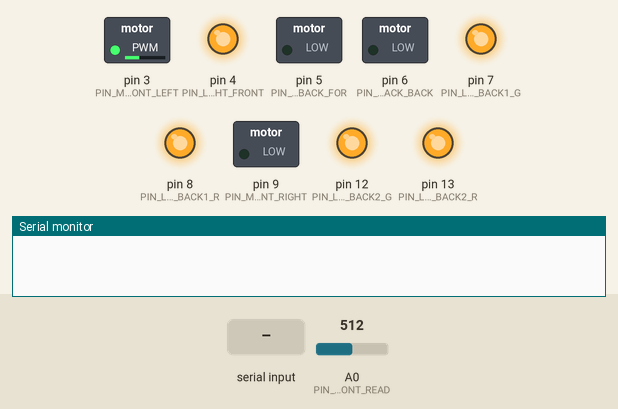
Simulated run of this sketch. Board: Arduino Uno, built with avr-gcc and run on an emulated ATmega328P. Shown: switched loads named in the sketch (green lamp = pin HIGH), output pins drawn as LEDs (lit = HIGH), the last lines printed to the serial monitor. Inputs (shaded band) come from the test bench; at power-on: A0 (PIN_MOTOR_FRONT_READ) = 512.

Above: at 1.2 s.
1.3 s: "90,45\n" received over the second serial link
At 1.8 s:
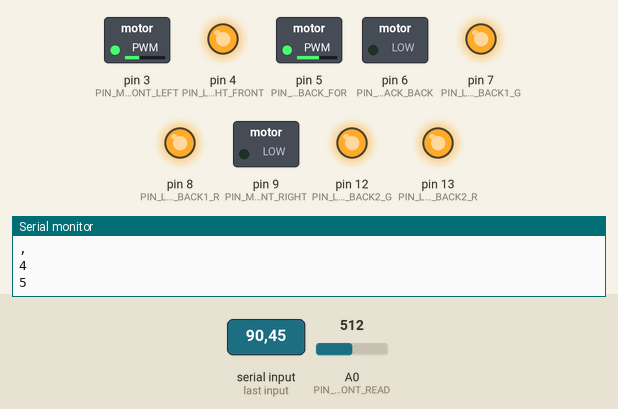
At 3.2 s:
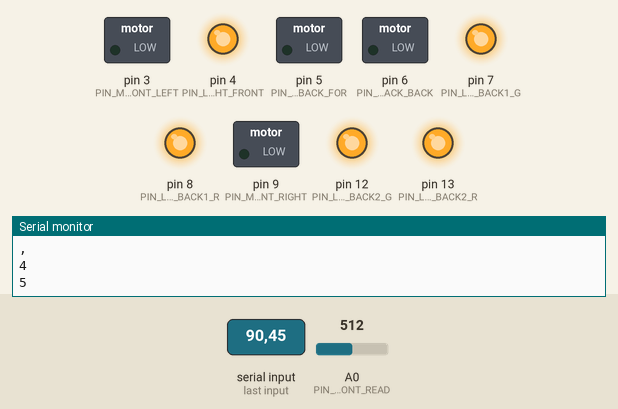
Timing chart, 0 to 4.7 s (numbered marks = the images above; inputs shaded):
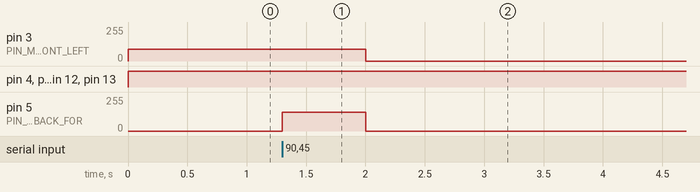

Measured:
- after the input at 1.3 s, pin 5 (PIN_MOTOR_BACK_FOR): 0/255 → 140/255 at once, → 0/255 0.70 s later

The sketch:

fjernstyret-bil.ino
```cpp
//--------------------------------------------------\\
// Projekt: Generalprøveprojektet - Fjernstyret bil \\
//      Periode: Uge 3 (17 Jan) - Uge 6 (7 Feb)     \\
//              Andreas og Marcus - 3C              \\
//--------------------------------------------------\\

// Includes
#include <SoftwareSerial.h>;

// Settings
#define FLASH_DELAY 350

#define SPEED_FOR 150
#define SPEED_BACK 200
#define SPEED_TURN 90

#define ALIVE_LENGTH 2000

#define TURN_MAX_LEFT 190
#define TURN_MAX_RIGHT 270

#define TURN_MIDDLE 230
#define TURN_MIDDLE_ACCEPT 20

// Commands
#define CMD_WAIT 'Z'
#define CMD_ALIVE 'X'

#define CMD_BACKWARDS 'S'
#define CMD_BACKWARDS_RESET 'G'

#define CMD_LEFT_BLINK 'Q'
#define CMD_LEFT_BLINK_RESET 'R'

#define CMD_LEFT_TURN 'A'
#define CMD_LEFT_TURN_RESET 'F'

#define CMD_RIGHT_BLINK 'E'
#define CMD_RIGHT_BLINK_RESET 'Y'

#define CMD_RIGHT_TURN 'D'
#define CMD_RIGHT_TURN_RESET 'H'

#define CMD_HAZARD 'C'

// Pins
#define PIN_BLUE_TX 10
#define PIN_BLUE_RX 11

#define PIN_MOTOR_BACK_FOR 5
#define PIN_MOTOR_BACK_BACK 6

#define PIN_MOTOR_FRONT_LEFT 3
#define PIN_MOTOR_FRONT_RIGHT 9

#define PIN_MOTOR_FRONT_READ A0

#define PIN_LIGHT_FRONT 4
#define PIN_LIGHT_BACK1_R 8
#define PIN_LIGHT_BACK1_G 7
#define PIN_LIGHT_BACK2_R 13
#define PIN_LIGHT_BACK2_G 12

int pinsInput[] = {
	PIN_MOTOR_FRONT_READ
};

int pinsOutput[] = {
	PIN_MOTOR_BACK_FOR, PIN_MOTOR_BACK_BACK,
	PIN_MOTOR_FRONT_LEFT, PIN_MOTOR_FRONT_RIGHT,

	PIN_LIGHT_FRONT,
	PIN_LIGHT_BACK1_R, PIN_LIGHT_BACK1_G,
	PIN_LIGHT_BACK2_R, PIN_LIGHT_BACK2_G
};

// Bluetooth
SoftwareSerial bluetoothSerial(PIN_BLUE_TX, PIN_BLUE_RX);

/*
 * Function: setupPins
 * ----------------------------
 * Initialize the correct INPUT/OUTPUT values for the used ports.
 *
 * @returns: void
 */
void setupPins() {

	// Loop through INPUT pins
	int inputCounts = sizeof(pinsInput) / sizeof(*pinsInput);
	for(int v = 0; v < inputCounts; v++) {
		pinMode(pinsInput[v], INPUT);
	}

	// Loop through OUTPUT pins
	int outputCounts = sizeof(pinsOutput) / sizeof(*pinsOutput);
	for(int v = 0; v < outputCounts; v++) {
		pinMode(pinsOutput[v], OUTPUT);
	}

}

/*
 * Function: setup
 * ----------------------------
 * Setup function for Arduino (Run once)
 *
 * @returns: void
 */
void setup() {

	// Begin serial monitor
	Serial.begin(9600);

	// Begin bluetooth
	bluetoothSerial.begin(9600);

	// Initialize Ports
	setupPins();

}

/*
 * Function: flashLight
 * ----------------------------
 * Flash the debug LED on the port defined
 *
 * @param previousFlash: Previous flash millis
 * @param port: Port that the flash should be on
 * @param delay: Amount of time to wait
 *
 * @returns: unsigned long millis
 */
unsigned long flashLight(unsigned long previousFlash, int port, int delay = FLASH_DELAY) {

	// Check last flash millis
	if(millis() <= previousFlash+delay) {
		return previousFlash;
	}

	// Toggle light
	digitalWrite(port, !digitalRead(port));

	// Return millis
	return millis();

}

/*
 * Function: handleBlinker
 * ----------------------------
 * Handle the blinker lights
 *
 * @param isBlinking: Bool for blink on current side
 * @param isBraking: Bool for braking
 * @param timestamp: Timestamp for current flash blink
 * @param pinRed: Pin number for the red led
 * @param pinGreen: Pin number for the green led
 *
 * @returns: unsigned long timestamp
 */
int blinkingLeft = 0;
int blinkingRight = 0;

int brakingOn = 0;
int hazardOn = 0;

unsigned long frontFlash = millis();
unsigned long leftFlash = millis();
unsigned long rightFlash = millis();

unsigned long handleBlinker(int isBlinking, int isBraking, int isHazard, unsigned long timestamp, int pinRed, int pinGreen) {

	// Current action
	if(isBlinking || isHazard) {
		digitalWrite(pinRed, LOW);
		return flashLight(timestamp, pinGreen);
	}else if(isBraking){
		digitalWrite(pinRed, HIGH);
		digitalWrite(pinGreen, LOW);
	}else{
		digitalWrite(pinRed, HIGH);
		digitalWrite(pinGreen, HIGH);
	}

	// Return
	return timestamp;

}

/*
 * Function: handleLights
 * ----------------------------
 * Handle lights for the vehicle
 *
 * @param command: Bluetooth signal
 *
 * @returns: void
 */
void handleLights(char command) {

	// Front lights
	if(hazardOn) {
		frontFlash = flashLight(frontFlash, PIN_LIGHT_FRONT);
	}else{
		digitalWrite(PIN_LIGHT_FRONT, HIGH);
	}

	// Handle bluetooth commands
	switch (command) {

		// Toogle left blinker
		case CMD_LEFT_BLINK:
			blinkingLeft = 1;
			break;
		case CMD_LEFT_BLINK_RESET:
			blinkingLeft = 0;
			break;

		// Toogle right blinker
		case CMD_RIGHT_BLINK:
			blinkingRight = 1;
			break;
		case CMD_RIGHT_BLINK_RESET:
			blinkingRight = 0;
			break;

		// Toggle hazard lights
		case CMD_HAZARD:
			hazardOn = !hazardOn;
			break;

	}

	// Back left light
	leftFlash = handleBlinker(blinkingLeft, brakingOn, hazardOn, leftFlash, PIN_LIGHT_BACK1_R, PIN_LIGHT_BACK1_G);

	// Back right light
	rightFlash = handleBlinker(blinkingRight, brakingOn, hazardOn, rightFlash, PIN_LIGHT_BACK2_R, PIN_LIGHT_BACK2_G);

}

/*
 * Function: writeToFront
 * ----------------------------
 * Write analog signal to front motors
 *
 * @param left: Left analog power
 * @param right: Right analog power
 *
 * @returns: void
 */
void writeToFront(int left = 0, int right = 0) {
	analogWrite(PIN_MOTOR_FRONT_LEFT, left);
	analogWrite(PIN_MOTOR_FRONT_RIGHT, right);
}

/*
 * Function: writeToBack
 * ----------------------------
 * Write analog signal to back motors
 *
 * @param forward: Forward analog power
 * @param backward: Backward analog power
 *
 * @returns: void
 */
void writeToBack(int forward = 0, int backward = 0) {
	analogWrite(PIN_MOTOR_BACK_FOR, forward);
	analogWrite(PIN_MOTOR_BACK_BACK, backward);
}

/*
 * Function connectionAlive
 * ----------------------------
 * Check if the Bluetooth connection is alive
 *
 * @param command: Bluetooth signal
 *
 * @returns: boolean
 */
unsigned long previousAlive = millis();

bool connectionAlive(char command) {

	// Check alive command
	if(command == CMD_ALIVE) {
		previousAlive = millis();
	}

	// Return alive status
	return !((previousAlive+ALIVE_LENGTH) <= millis());

}

/*
 * Function: handleMovement
 * ----------------------------
 * Handle movement for the vehicle
 *
 * @param command: Bluetooth signal
 *
 * @returns: void
 */
int forwardSpeed = SPEED_FOR;
int direction = 0;
int turnDirection = 0;
void handleMovement(char command) {

	// Check if bluetooth is alive
	bool bluetoothAlive = connectionAlive(command);
	if(!bluetoothAlive) {
		writeToBack();
		writeToFront();
		return;
	}

	// Handle novement speed from bluetooth
	if(isDigit(command)) {
		int commandInt = (int) command - 48;
		forwardSpeed = (255/9) * commandInt;

		if(forwardSpeed != 0) {
			direction = 1;
		}
	}

	// Handle bluetooth commands
	switch (command) {

		// Toggle backwards direction
		case CMD_BACKWARDS:
			direction = -1;
			break;
		case CMD_BACKWARDS_RESET:
			direction = 0;
			break;

		// Toogle left turn
		case CMD_LEFT_TURN:
			turnDirection = 1;
			break;
		case CMD_LEFT_TURN_RESET:
			turnDirection = 0;
			break;

		// Toggle right turn
		case CMD_RIGHT_TURN:
			turnDirection = -1;
			break;
		case CMD_RIGHT_TURN_RESET:
			turnDirection = 0;
			break;

	}

	// Handle back motor direction
	switch (direction) {

		// Drive forward
	    case 1:
	    	writeToBack(forwardSpeed);
			break;

		// Drive backwards
	    case -1:
	    	writeToBack(0, SPEED_BACK);
	    	break;

	    // Do nothing
	    default:
			writeToBack();
			break;
	}

	// Handle front motor direction and position
	int readMotorPos = analogRead(PIN_MOTOR_FRONT_READ);
	switch (turnDirection) {

		// Turn left
	    case 1:
	    	// Check if maximum reached
	    	if(readMotorPos <= TURN_MAX_LEFT) {
	    		writeToFront();
	    	}else{
	    		writeToFront(SPEED_TURN);
	    	}

			break;

		// Turn right
	    case -1:
	    	// Check if maximum reached
	    	if(readMotorPos >= TURN_MAX_RIGHT) {
				writeToFront();
	    	}else{
	    		writeToFront(0, SPEED_TURN);
			}

	    	break;

	    // Center turning
	    default:
	    	// Check if maximum reached
	    	if(readMotorPos <= (TURN_MIDDLE - TURN_MIDDLE_ACCEPT)) {
	    		writeToFront(0, SPEED_TURN);
			}else if(readMotorPos >= (TURN_MIDDLE + TURN_MIDDLE_ACCEPT)){
				writeToFront(SPEED_TURN, 0);
			}else{
				writeToFront();
			}

			break;
	}

}

/*
 * Function: retrieveBluetooth
 * ----------------------------
 * Returns signal from bluetooth
 *
 * @returns: char
 */
char retrieveBluetooth() {

	// Available
	if(bluetoothSerial.available()) {
		return bluetoothSerial.read();
	}

	// Unavailable
	return CMD_WAIT;

}

/*
 * Function: loop
 * ----------------------------
 * Loop function for Arduino (Run every tick)
 *
 * @returns: void
 */
char bluetoothRaw;
void loop() {

	// Bluetooth
	bluetoothRaw = retrieveBluetooth();
	if(bluetoothRaw != 'Z' && bluetoothRaw != 'X') {
		Serial.println(bluetoothRaw);
	}

	// Handle actions
	handleMovement(bluetoothRaw);
	handleLights(bluetoothRaw);

}
```
